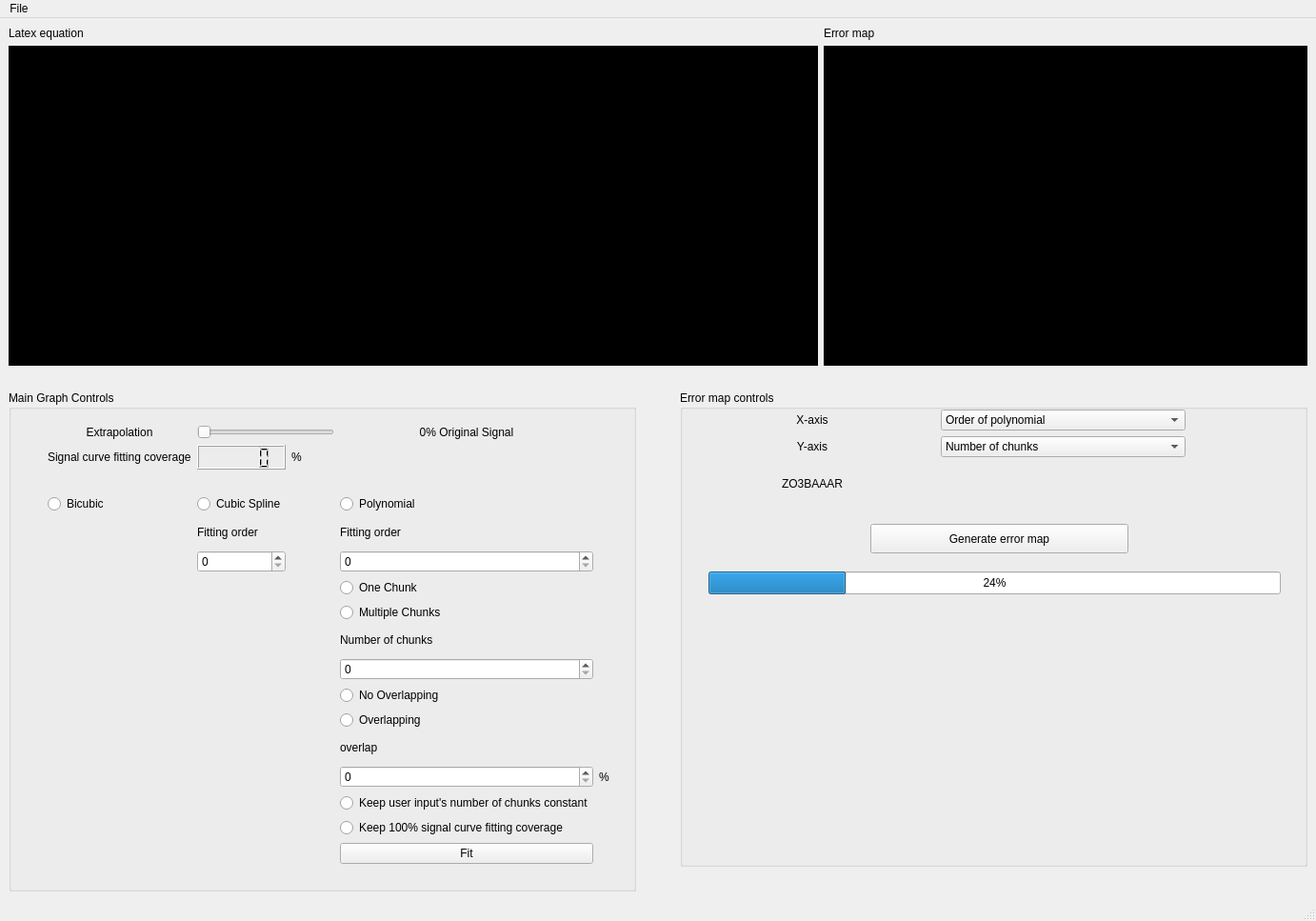
<?xml version="1.0" encoding="UTF-8"?>
<ui version="4.0">
 <class>MainWindow</class>
 <widget class="QMainWindow" name="MainWindow">
  <property name="geometry">
   <rect>
    <x>0</x>
    <y>0</y>
    <width>1382</width>
    <height>967</height>
   </rect>
  </property>
  <property name="windowTitle">
   <string>MainWindow</string>
  </property>
  <widget class="QWidget" name="centralwidget">
   <layout class="QVBoxLayout" name="verticalLayout">
    <item>
     <layout class="QGridLayout" name="mainGraphAndErrorMapGridLayout">
      <item row="0" column="0">
       <widget class="QLabel" name="latexEquationLabel">
        <property name="text">
         <string>Latex equation</string>
        </property>
       </widget>
      </item>
      <item row="2" column="0">
       <spacer name="mainGraphHorizontalSpacer">
        <property name="orientation">
         <enum>Qt::Horizontal</enum>
        </property>
        <property name="sizeType">
         <enum>QSizePolicy::Fixed</enum>
        </property>
        <property name="sizeHint" stdset="0">
         <size>
          <width>850</width>
          <height>20</height>
         </size>
        </property>
       </spacer>
      </item>
      <item row="1" column="0">
       <widget class="PlotWidget" name="mainGraphGraphicsView">
        <property name="styleSheet">
         <string notr="true">background-color: rgb(0, 0, 0);</string>
        </property>
       </widget>
      </item>
      <item row="0" column="2">
       <widget class="QLabel" name="errorLabel">
        <property name="text">
         <string>Error map</string>
        </property>
       </widget>
      </item>
      <item row="1" column="2">
       <widget class="PlotWidget" name="errorMapGraphicsView">
        <property name="styleSheet">
         <string notr="true">background-color: rgb(0, 0, 0);</string>
        </property>
       </widget>
      </item>
      <item row="1" column="1">
       <spacer name="verticalSpacer_2">
        <property name="orientation">
         <enum>Qt::Vertical</enum>
        </property>
        <property name="sizeType">
         <enum>QSizePolicy::Fixed</enum>
        </property>
        <property name="sizeHint" stdset="0">
         <size>
          <width>0</width>
          <height>300</height>
         </size>
        </property>
       </spacer>
      </item>
     </layout>
    </item>
    <item>
     <layout class="QGridLayout" name="gridLayout">
      <item row="1" column="1">
       <spacer name="horizontalSpacer_2">
        <property name="orientation">
         <enum>Qt::Horizontal</enum>
        </property>
        <property name="sizeType">
         <enum>QSizePolicy::Fixed</enum>
        </property>
        <property name="sizeHint" stdset="0">
         <size>
          <width>40</width>
          <height>20</height>
         </size>
        </property>
       </spacer>
      </item>
      <item row="0" column="1">
       <spacer name="verticalSpacer">
        <property name="orientation">
         <enum>Qt::Vertical</enum>
        </property>
        <property name="sizeType">
         <enum>QSizePolicy::Fixed</enum>
        </property>
        <property name="sizeHint" stdset="0">
         <size>
          <width>20</width>
          <height>500</height>
         </size>
        </property>
       </spacer>
      </item>
      <item row="0" column="2">
       <widget class="QGroupBox" name="errorMapControlsGroupBox">
        <property name="title">
         <string>Error map controls</string>
        </property>
        <widget class="QPushButton" name="generateAndCancelErrorMapPushButton">
         <property name="geometry">
          <rect>
           <x>200</x>
           <y>140</y>
           <width>271</width>
           <height>31</height>
          </rect>
         </property>
         <property name="text">
          <string>Generate error map</string>
         </property>
        </widget>
        <widget class="QProgressBar" name="errorMapProgressBar">
         <property name="geometry">
          <rect>
           <x>30</x>
           <y>190</y>
           <width>601</width>
           <height>24</height>
          </rect>
         </property>
         <property name="value">
          <number>24</number>
         </property>
        </widget>
        <widget class="QWidget" name="layoutWidget">
         <property name="geometry">
          <rect>
           <x>10</x>
           <y>20</y>
           <width>641</width>
           <height>99</height>
          </rect>
         </property>
         <layout class="QGridLayout" name="xAxisAndYAxisGridLayout">
          <item row="0" column="0">
           <widget class="QLabel" name="xAxisLabel">
            <property name="text">
             <string>X-axis</string>
            </property>
            <property name="alignment">
             <set>Qt::AlignCenter</set>
            </property>
           </widget>
          </item>
          <item row="0" column="2">
           <widget class="QComboBox" name="xAxisComboBox">
            <item>
             <property name="text">
              <string>Order of polynomial</string>
             </property>
            </item>
            <item>
             <property name="text">
              <string>Overlapping</string>
             </property>
            </item>
           </widget>
          </item>
          <item row="1" column="0">
           <widget class="QLabel" name="yAxisLabel">
            <property name="text">
             <string>Y-axis</string>
            </property>
            <property name="alignment">
             <set>Qt::AlignCenter</set>
            </property>
           </widget>
          </item>
          <item row="2" column="0">
           <widget class="QLabel" name="label">
            <property name="text">
             <string>ZO3BAAAR</string>
            </property>
            <property name="alignment">
             <set>Qt::AlignCenter</set>
            </property>
           </widget>
          </item>
          <item row="0" column="3">
           <spacer name="xAxisHorizontalSpacer">
            <property name="orientation">
             <enum>Qt::Horizontal</enum>
            </property>
            <property name="sizeType">
             <enum>QSizePolicy::Fixed</enum>
            </property>
            <property name="sizeHint" stdset="0">
             <size>
              <width>120</width>
              <height>20</height>
             </size>
            </property>
           </spacer>
          </item>
          <item row="1" column="2">
           <widget class="QComboBox" name="yAxisComboBox">
            <item>
             <property name="text">
              <string>Number of chunks</string>
             </property>
            </item>
            <item>
             <property name="text">
              <string>Overlapping</string>
             </property>
            </item>
           </widget>
          </item>
         </layout>
        </widget>
       </widget>
      </item>
      <item row="0" column="0" rowspan="2">
       <widget class="QGroupBox" name="mainGraphControlsGroupBox">
        <property name="title">
         <string>Main Graph Controls</string>
        </property>
        <widget class="QWidget" name="layoutWidget">
         <property name="geometry">
          <rect>
           <x>41</x>
           <y>36</y>
           <width>624</width>
           <height>461</height>
          </rect>
         </property>
         <layout class="QGridLayout" name="mainGraphControlsGridLayout">
          <item row="1" column="1" colspan="2">
           <widget class="QSlider" name="extrapolationHorizontalSlider">
            <property name="maximum">
             <number>100</number>
            </property>
            <property name="orientation">
             <enum>Qt::Horizontal</enum>
            </property>
           </widget>
          </item>
          <item row="1" column="0">
           <widget class="QLabel" name="extrapolationLabel">
            <property name="text">
             <string>Extrapolation</string>
            </property>
            <property name="alignment">
             <set>Qt::AlignCenter</set>
            </property>
           </widget>
          </item>
          <item row="2" column="0">
           <widget class="QLabel" name="polynomialCurveFittingCoveragePrecentageLabel">
            <property name="text">
             <string>Signal curve fitting coverage</string>
            </property>
           </widget>
          </item>
          <item row="2" column="1">
           <widget class="QLCDNumber" name="polynomialCurveFittingCoveragePrecentageLcdNumber"/>
          </item>
          <item row="7" column="3">
           <widget class="QLabel" name="polynomialFittingOrderLabel">
            <property name="text">
             <string>Fitting order</string>
            </property>
           </widget>
          </item>
          <item row="12" column="3">
           <widget class="QSpinBox" name="polynomialNumberOfChunksSpinBox"/>
          </item>
          <item row="18" column="3">
           <widget class="QSpinBox" name="polynomialOerlapSpinBox"/>
          </item>
          <item row="10" column="3">
           <widget class="QRadioButton" name="polynomialMultipleChunksRadioButton">
            <property name="text">
             <string>Multiple Chunks</string>
            </property>
           </widget>
          </item>
          <item row="11" column="3">
           <widget class="QLabel" name="polynomialNumberOfChunksLabel">
            <property name="text">
             <string>Number of chunks</string>
            </property>
           </widget>
          </item>
          <item row="21" column="3">
           <widget class="QPushButton" name="polynomialFitPushButton">
            <property name="text">
             <string>Fit</string>
            </property>
           </widget>
          </item>
          <item row="9" column="3">
           <widget class="QRadioButton" name="polynomialOneChunkRadioButton">
            <property name="text">
             <string>One Chunk</string>
            </property>
           </widget>
          </item>
          <item row="17" column="3">
           <widget class="QLabel" name="polynomialOverlapLabel">
            <property name="text">
             <string>overlap</string>
            </property>
           </widget>
          </item>
          <item row="2" column="2">
           <widget class="QLabel" name="polynomialCurveFittingPrecentageLabel">
            <property name="text">
             <string>%</string>
            </property>
           </widget>
          </item>
          <item row="19" column="4">
           <spacer name="horizontalSpacer_3">
            <property name="orientation">
             <enum>Qt::Horizontal</enum>
            </property>
            <property name="sizeType">
             <enum>QSizePolicy::Fixed</enum>
            </property>
            <property name="sizeHint" stdset="0">
             <size>
              <width>10</width>
              <height>20</height>
             </size>
            </property>
           </spacer>
          </item>
          <item row="18" column="4">
           <widget class="QLabel" name="polynomialOverlappingPrecentageLabel">
            <property name="text">
             <string>%</string>
            </property>
           </widget>
          </item>
          <item row="8" column="1">
           <widget class="QSpinBox" name="cubicSplineFittingOrderSpinBox"/>
          </item>
          <item row="1" column="3">
           <widget class="QLabel" name="extrapolationPercentageLabel">
            <property name="text">
             <string>0% Original Signal</string>
            </property>
            <property name="alignment">
             <set>Qt::AlignCenter</set>
            </property>
           </widget>
          </item>
          <item row="15" column="3">
           <widget class="QRadioButton" name="polynomialNoOverlappingRadioButton">
            <property name="text">
             <string>No Overlapping</string>
            </property>
           </widget>
          </item>
          <item row="4" column="3">
           <widget class="QRadioButton" name="polynomialRadioButton">
            <property name="text">
             <string>Polynomial</string>
            </property>
           </widget>
          </item>
          <item row="4" column="0">
           <widget class="QRadioButton" name="bicubicRadioButton">
            <property name="text">
             <string>Bicubic</string>
            </property>
           </widget>
          </item>
          <item row="4" column="1">
           <widget class="QRadioButton" name="cubicSplineRadioButton">
            <property name="text">
             <string>Cubic Spline</string>
            </property>
           </widget>
          </item>
          <item row="7" column="1">
           <widget class="QLabel" name="cubicSplineFittingOrderLabel">
            <property name="text">
             <string>Fitting order</string>
            </property>
           </widget>
          </item>
          <item row="8" column="3">
           <widget class="QSpinBox" name="polynomialFittingOrderSpinBox"/>
          </item>
          <item row="20" column="3">
           <widget class="QRadioButton" name="polynomialFullCoverageRadioButton">
            <property name="text">
             <string>Keep 100% signal curve fitting coverage</string>
            </property>
           </widget>
          </item>
          <item row="16" column="3">
           <widget class="QRadioButton" name="polynomialOverlappingRadioButton">
            <property name="text">
             <string>Overlapping</string>
            </property>
           </widget>
          </item>
          <item row="19" column="3">
           <widget class="QRadioButton" name="polynomialConstantChunkRadioButton">
            <property name="font">
             <font>
              <strikeout>false</strikeout>
             </font>
            </property>
            <property name="text">
             <string>Keep user input's number of chunks constant</string>
            </property>
            <property name="autoRepeat">
             <bool>false</bool>
            </property>
           </widget>
          </item>
          <item row="3" column="2">
           <spacer name="horizontalSpacer">
            <property name="orientation">
             <enum>Qt::Horizontal</enum>
            </property>
            <property name="sizeType">
             <enum>QSizePolicy::Fixed</enum>
            </property>
            <property name="sizeHint" stdset="0">
             <size>
              <width>40</width>
              <height>20</height>
             </size>
            </property>
           </spacer>
          </item>
         </layout>
        </widget>
       </widget>
      </item>
     </layout>
    </item>
   </layout>
  </widget>
  <widget class="QMenuBar" name="menubar">
   <property name="geometry">
    <rect>
     <x>0</x>
     <y>0</y>
     <width>1382</width>
     <height>26</height>
    </rect>
   </property>
   <widget class="QMenu" name="menuFile">
    <property name="title">
     <string>File</string>
    </property>
    <addaction name="openAction"/>
   </widget>
   <addaction name="menuFile"/>
  </widget>
  <widget class="QStatusBar" name="statusbar"/>
  <action name="openAction">
   <property name="icon">
    <iconset resource="../../../../../images.qrc">
     <normaloff>:/image/icons/open.png</normaloff>:/image/icons/open.png</iconset>
   </property>
   <property name="text">
    <string>Open</string>
   </property>
   <property name="shortcut">
    <string>Ctrl+O</string>
   </property>
  </action>
 </widget>
 <customwidgets>
  <customwidget>
   <class>PlotWidget</class>
   <extends>QGraphicsView</extends>
   <header>pyqtgraph.h</header>
  </customwidget>
 </customwidgets>
 <resources>
  <include location="../../../../../images.qrc"/>
 </resources>
 <connections/>
</ui>
